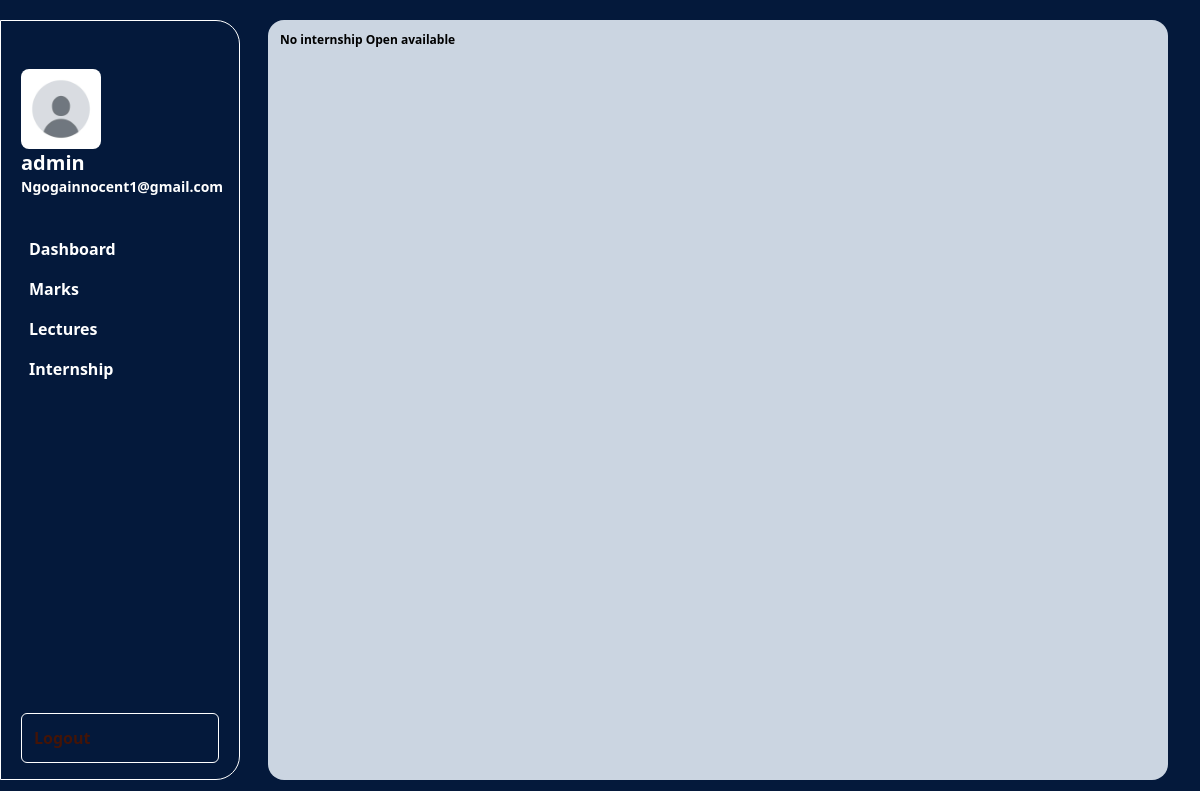
The page /internship (signed in) on the database as committed earlier.
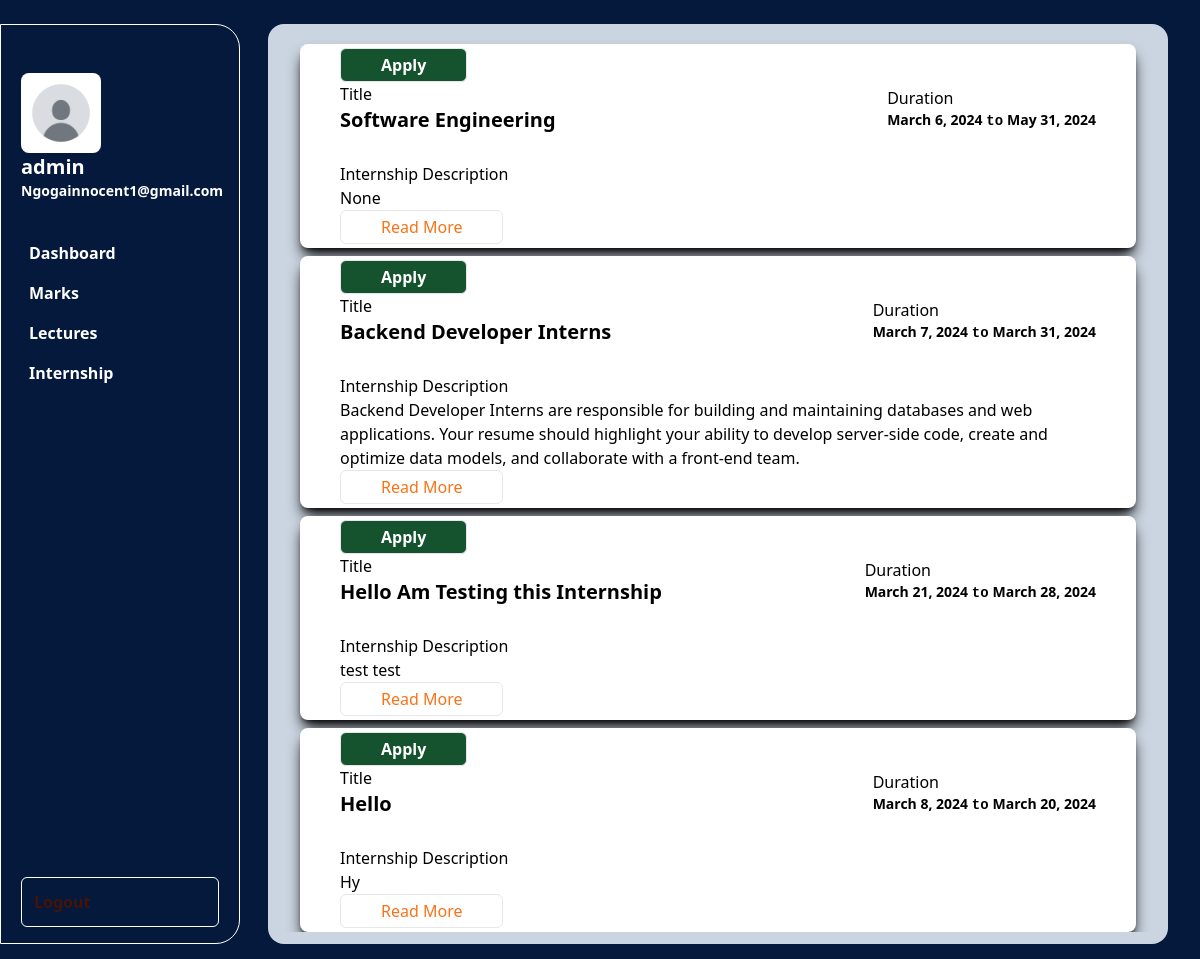
The same page on the database as committed later.
### Academics/models.py (models this page shows, shortened)
class Internships(models.Model):
    title=models.TextField()
    slug=models.CharField(max_length=255,null=True,blank=True)
    description=models.TextField()
    starting=models.DateField()
    ending=models.DateField()

### Home/views.py (the view)
# urls.py: path('internship',views.InternshipView,name='internship'),
@login_required
def InternshipView(request):
    today=datetime.now().date()
    internships=Internships.objects.filter(starting__gt=today)
    try:
        Parents.objects.get(parent=request.user)
        is_staff=True
    except Parents.DoesNotExist:
        is_staff=False
    context={'internships':internships,'is_staff':is_staff}
    return render(request,'Dashboard/internships.html',context)

### Home/templates/Dashboard/internships.html (shortened to what this page needs)
{% extends './base.html' %}
{% block content %}
    <div class="h-full overflow-y-scroll">
        {% if internships %}
        {% for internship in internships  %}
        <div class="z-10 bg-white shadow-lg rounded-lg px-10 py-1 shadow-black mx-5 my-2">
            <button value="{{internship.id}}" class="internship hover:bg-green-500 border rounded-md px-10 py-1 font-bold bg-green-900 text-white flex-end">Apply </button>
            <div class="flex flex-row items-center  justify-between mb-7">
                <div>
                    <p>Title</p>
                    <h2 class="font-bold text-xl"> {{internship.title}}</h2>
                </div>
                <div>
                    <p>Duration</p>
                    <div class="flex flex-row items-center gap-1 ">
                    <p class="font-bold text-sm">{{internship.starting}} <span class="font-mono">to</span></p>
                    <p class="font-bold text-sm">{{internship.ending}}</p>
                </div>
                </div>
            </div>
            <div>
                <p>Internship Description</p>
                <p>{{internship.slug }}</p>
            </div>
            <button class="rounded-md px-10 py-1 border text-orange-500 place-self-end hover:bg-orange-400 hover:text-white">Read More</button>
        </div>
        {% endfor %}
        {% else %}
        <p class="font-bold text-xs">No internship Open available</p>
        {% endif %}
    </div>
{% endblock content %}

### Home/templates/Dashboard/base.html (shortened to what this page needs)
{% load static tailwind_tags %}
{% load static %}
<!DOCTYPE html>
<html lang="en">
<head>
     {% tailwind_css %}
     <link rel="stylesheet" href="{% static 'css/style.css' %}">
     <link rel="stylesheet" href="https://cdnjs.cloudflare.com/ajax/libs/font-awesome/6.5.1/css/all.min.css" />
</head>
<body style="background-color:#04193b ;" class="h-screen overflow-y-scroll bg-[#04193b] flex flex-col">
    <div class="flex flex-row h-[100%] gap-7">
        <div class="sidebar h-[95%] self-center  w-[20%] max-w-[20%] overflow-x-auto border border-white rounded-r-3xl px-5 py-4 flex flex-col">
            <div class="py-8">
                <img src="{% static 'images/avatar.jpg' %}" class="w-20 h-20 rounded-lg">
                {% if user.is_authenticated %}
                    <h1 class="text-white font-bold text-xl">{{user.username}}</h1>
                    <p class="text-white font-bold text-sm">{{user.email}}</p>
                {% endif %}
            </div>
            <ul id="dashboard_ul flex flex-col flex-grow">
                {% if is_staff  %}
                <li class="w-[90%] hover:transition-all hover:duration-700 hover:ease-in-out flex flex-row hover:border hover:border-white rounded-lg hover:bg-blue-950 py-2 px-2"><a id="link"  href="{% url 'staff_dashboard' %}">Dashboard</a></li>
                    <li class="w-[90%] hover:transition-all hover:duration-700 hover:ease-in-out flex flex-row hover:border hover:border-white rounded-lg hover:bg-blue-950 py-2 px-2"><a id="link"  href="{% url 'get_lectures' %}">Chats</a></li>
                    <li class="w-[90%] hover:transition-all hover:duration-700 hover:ease-in-out flex flex-row hover:border hover:border-white rounded-lg hover:bg-blue-950 py-2 px-2"><a id="link"  href="{% url 'marks' %}">Student Marks</a></li>
                {% else %}
                 <li class="w-[90%] hover:transition-all hover:duration-700 hover:ease-in-out flex flex-row hover:border hover:border-white rounded-lg hover:bg-blue-950 py-2 px-2"><a id="link"  href="{% url 'student_dashboard' %}">Dashboard</a></li>
                <li class="w-[90%] hover:transition-all hover:duration-700 hover:ease-in-out flex flex-row hover:border hover:border-white rounded-lg hover:bg-blue-950 py-2 px-2"><a id="link"  href="{% url 'marks' %}">Marks</a></li>
                 <li class="w-[90%] hover:transition-all hover:duration-700 hover:ease-in-out flex flex-row hover:border hover:border-white rounded-lg hover:bg-blue-950 py-2 px-2"><a id="link"  href="{% url 'get_lectures' %}">Lectures</a></li>
                {% endif %}
                <li class="w-[90%] hover:transition-all hover:duration-700 hover:ease-in-out flex flex-row hover:border hover:border-white rounded-lg hover:bg-blue-950 py-2 px-2"><a id="link"  href="{% url 'internship' %}">Internship</a></li>
            </ul>
             <button class="flex flex-end mt-auto text-center border border-white rounded-md text-orange-950 font-bold bg-transparent py-3 px-3 hover:text-white items-center hover:bg-orange-700 transition-all hover:duration-1000 hover:ease-in-out"><a href="{% url 'logout' %}">Logout</a></button>
        </div>
        <div class="content bg-slate-300 w-[75%] h-[95%] self-center p-3 rounded-2xl flex flex-col">
            {% block content %}
            {% endblock content %}
        </div>
    </div>
</body>

### static/css/style.css (style rules this page uses)
#link { color:white; font-weight: bold; }

Rows that differ between the two databases and show on the page:
added Internships: {{ internship.id }} 1 (drawn), title "Software Engineering", starting "March 6, 2024", ending "May 31, 2024", slug "None"
added Internships: {{ internship.id }} 3 (drawn), title "Backend Developer Interns", starting "March 7, 2024", ending "March 31, 2024", slug "Backend Developer Interns are responsible for building and maintaining databases and web applications. Your resume should highlight your ability to develop server-side code, create and optimize data models, and collaborate with a front-end team."
added Internships: {{ internship.id }} 4 (drawn), title "Hello Am Testing this Internship", starting "March 21, 2024", ending "March 28, 2024", slug "test test"
added Internships: {{ internship.id }} 5 (drawn), title "Hello", starting "March 8, 2024", ending "March 20, 2024", slug "Hy"
Other text that changed with them:
text no longer shown: "No internship Open available"
